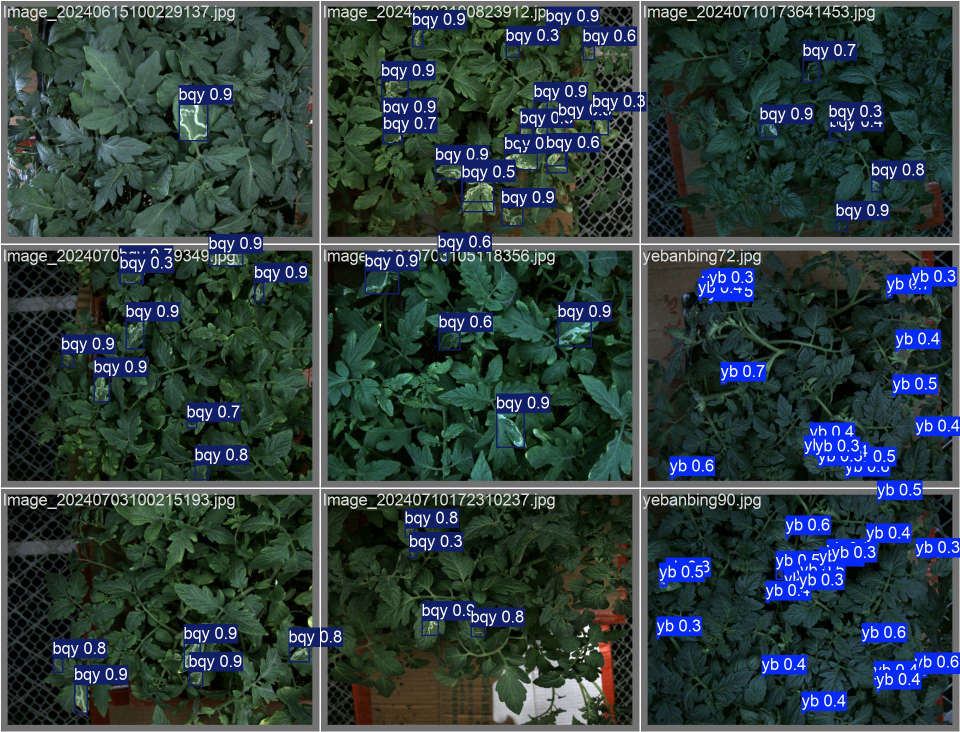
#> input picture assets/images/vision.jpg, 1920 x 1464 px (shown at 1/2 size)
$ python process_avatar.py ../assets/images/vision.jpg
#> lines starting #> are read from the running program, lines starting #| are printed output that depends on the picture
#!/usr/bin/env python3
# -*- coding: utf-8 -*-

import os
from PIL import Image
import sys
from pathlib import Path

def create_directory(path):
    """创建目录（如果不存在）"""
    if not os.path.exists(path):
        os.makedirs(path)
        print(f"创建目录: {path}")

def process_image(input_path, output_path, size=(300, 300)):
    """处理图片：调整大小、裁剪为正方形、优化质量"""
#> called with input_path = '../assets/images/vision.jpg', size = (300, 300)
    try:
        # 打开图片
        with Image.open(input_path) as img:
            # 转换为RGB模式（处理PNG等格式）
#> img is the input picture: PIL image 1920x1464 RGB; mean R, G, B 48.2, 63.9, 63.9
            if img.mode != 'RGB':
                img = img.convert('RGB')

            # 获取原始尺寸
            width, height = img.size
#> width = 1920; height = 1464

            # 计算裁剪区域（保持中心）
            if width > height:
                left = (width - height) // 2
#> left = 228
                top = 0
                right = left + height
#> right = 1692
                bottom = height
#> bottom = 1464
            else:
                top = (height - width) // 2
                left = 0
                bottom = top + width
                right = width

            # 裁剪为正方形
            img = img.crop((left, top, right, bottom))
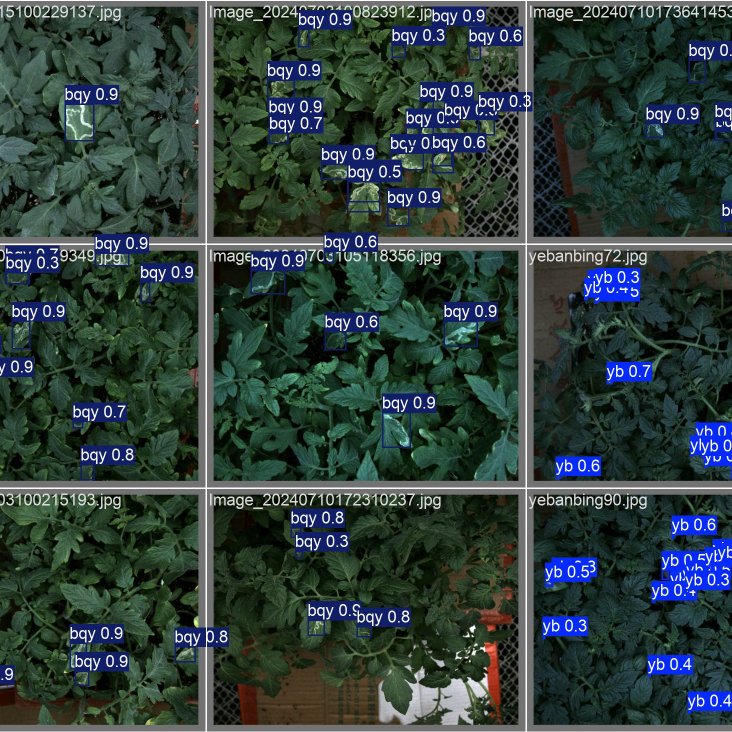
#> img: PIL image 1464x1464 RGB (shown at 1/2 size); mean R, G, B 48.4, 64.5, 61.7

            # 调整大小
            img = img.resize(size, Image.Resampling.LANCZOS)
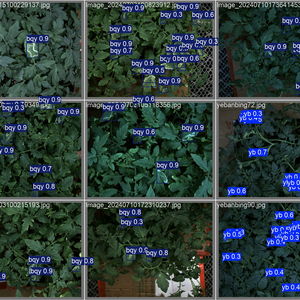
#> img: PIL image 300x300 RGB; mean R, G, B 48.4, 64.5, 61.7

            # 保存图片，优化质量
            img.save(output_path, 'JPEG', quality=85, optimize=True)

            print(f"图片处理成功！保存至: {output_path}")
            print(f"新图片尺寸: {size[0]}x{size[1]}")

            # 获取文件大小
            file_size = os.path.getsize(output_path) / 1024  # 转换为KB
            print(f"文件大小: {file_size:.2f}KB")

    except Exception as e:
        print(f"处理图片时出错: {str(e)}")
        sys.exit(1)

def main():
    # 获取脚本所在目录
    script_dir = Path(__file__).parent.parent

    # 设置输入输出路径
    images_dir = script_dir / 'assets' / 'images'
    output_path = images_dir / 'avatar-placeholder.jpg'

    # 创建images目录
    create_directory(images_dir)

    # 检查命令行参数
    if len(sys.argv) != 2:
        print("使用方法: python process_avatar.py <输入图片路径>")
        print("示例: python process_avatar.py my_photo.jpg")
        sys.exit(1)

    input_path = sys.argv[1]

    # 检查输入文件是否存在
    if not os.path.exists(input_path):
        print(f"错误: 找不到输入文件 {input_path}")
        sys.exit(1)

    # 处理图片
    process_image(input_path, output_path)

if __name__ == "__main__":
    main()
